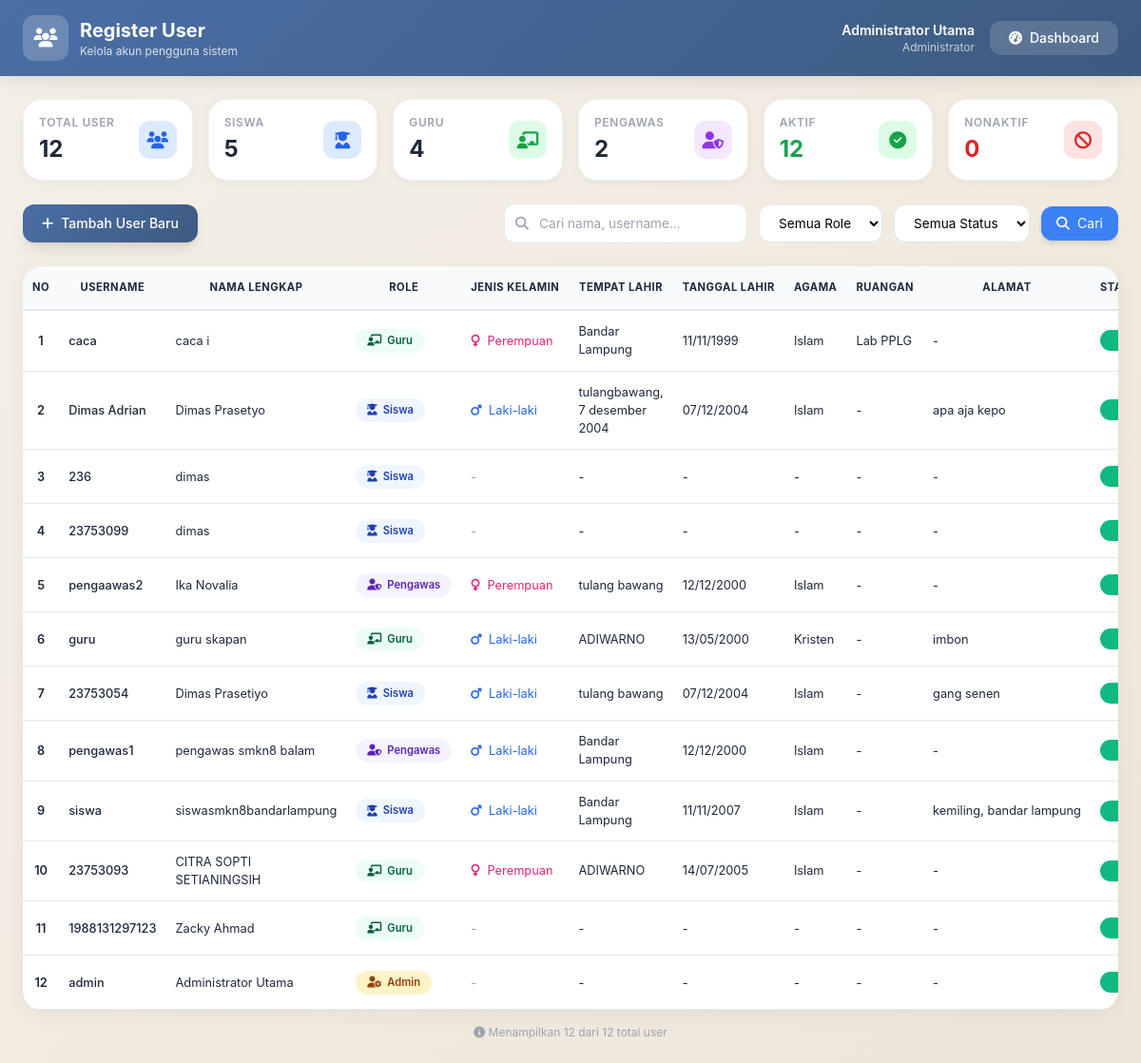
The page /cbt_sekolah/pages/admin/register.php (signed in) on the database its author committed.
### tables this page shows
CREATE TABLE `tb_users` (
  `id_user` int(11) NOT NULL,
  `nama_lengkap` varchar(100) NOT NULL,
  `ruangan` varchar(100) DEFAULT NULL,
  `username` varchar(50) NOT NULL,
  `password` varchar(255) NOT NULL,
  `role` enum('admin','guru','siswa','pengawas') NOT NULL,
  `id_kelas` int(11) DEFAULT NULL,
  `nisn` varchar(20) DEFAULT NULL,
  `jenis_kelamin` enum('L','P') DEFAULT NULL,
  `tempat_lahir` varchar(100) DEFAULT NULL,
  `tanggal_lahir` date DEFAULT NULL,
  `nis` varchar(20) DEFAULT NULL,
  `agama` varchar(20) DEFAULT NULL,
  `alamat` text DEFAULT NULL,
  `created_at` timestamp NOT NULL DEFAULT current_timestamp(),
  `status` enum('aktif','nonaktif') DEFAULT 'aktif'
);

### cbt_sekolah/pages/admin/register.php (the view, shortened to what this page needs)
<?php
require_once '../../config/koneksi.php';
$search = $_GET['search'] ?? '';
$query = "SELECT * FROM tb_users WHERE 1=1";
$params = [];
$query .= " ORDER BY id_user DESC";
$stmt = $pdo->prepare($query);
$stmt->execute($params);
$users = $stmt->fetchAll();
$total_siswa = $pdo->query("SELECT COUNT(*) FROM tb_users WHERE role = 'siswa'")->fetchColumn();
$total_guru = $pdo->query("SELECT COUNT(*) FROM tb_users WHERE role = 'guru'")->fetchColumn();
$total_admin = $pdo->query("SELECT COUNT(*) FROM tb_users WHERE role = 'admin'")->fetchColumn();
$total_pengawas = $pdo->query("SELECT COUNT(*) FROM tb_users WHERE role = 'pengawas'")->fetchColumn();
$total_active = $pdo->query("SELECT COUNT(*) FROM tb_users WHERE status = 'aktif'")->fetchColumn();
$total_inactive = $pdo->query("SELECT COUNT(*) FROM tb_users WHERE status = 'nonaktif'")->fetchColumn();
$total_all = $total_siswa + $total_guru + $total_admin + $total_pengawas;
?>
<!DOCTYPE html>
<html lang="id">
<head>
    <script src="https://cdn.tailwindcss.com"></script>
    <link rel="stylesheet" href="https://cdnjs.cloudflare.com/ajax/libs/font-awesome/6.4.0/css/all.min.css">
</head>
<body>
<header class="app-header">
    <div class="px-6 py-4 flex justify-between items-center">
        <div class="flex items-center gap-4">
            <div class="flex items-center gap-3">
                <div class="h-12 w-12 rounded-xl bg-white/20 backdrop-blur flex items-center justify-center">
                    <i class="fas fa-users text-white text-xl"></i>
                </div>
                <div>
                    <h1 class="text-xl font-bold text-white">Register User</h1>
                    <p class="text-xs text-white/80">Kelola akun pengguna sistem</p>
                </div>
            </div>
        </div>
        <div class="flex items-center gap-4">
            <div class="text-right text-white">
                <p class="text-sm font-semibold"><?= $_SESSION['nama'] ?? 'Admin' ?></p>
                <p class="text-xs text-white/70">Administrator</p>
            </div>
            <a href="dashboard.php" class="dashboard-link flex items-center gap-2 text-white px-5 py-2 rounded-xl text-sm font-medium">
                <i class="fas fa-tachometer-alt"></i> Dashboard
            </a>
        </div>
    </div>
</header>
<main class="p-6 max-w-[1600px] mx-auto">
    <div class="grid grid-cols-2 md:grid-cols-3 lg:grid-cols-6 gap-4 mb-6">
        <div class="stat-card p-4">
            <div class="flex items-center justify-between">
                <div>
                    <p class="text-xs font-semibold text-gray-400 uppercase tracking-wider">Total User</p>
                    <p class="text-2xl font-bold text-gray-800 mt-1"><?= $total_all ?></p>
                </div>
                <div class="w-10 h-10 rounded-xl bg-blue-100 flex items-center justify-center">
                    <i class="fas fa-users text-blue-600 text-lg"></i>
                </div>
            </div>
        </div>
        <div class="stat-card p-4">
            <div class="flex items-center justify-between">
                <div>
                    <p class="text-xs font-semibold text-gray-400 uppercase tracking-wider">Siswa</p>
                    <p class="text-2xl font-bold text-gray-800 mt-1"><?= $total_siswa ?></p>
                </div>
                <div class="w-10 h-10 rounded-xl bg-blue-100 flex items-center justify-center">
                    <i class="fas fa-user-graduate text-blue-600 text-lg"></i>
                </div>
            </div>
        </div>
        <div class="stat-card p-4">
            <div class="flex items-center justify-between">
                <div>
                    <p class="text-xs font-semibold text-gray-400 uppercase tracking-wider">Guru</p>
                    <p class="text-2xl font-bold text-gray-800 mt-1"><?= $total_guru ?></p>
                </div>
                <div class="w-10 h-10 rounded-xl bg-green-100 flex items-center justify-center">
                    <i class="fas fa-chalkboard-user text-green-600 text-lg"></i>
                </div>
            </div>
        </div>
        <div class="stat-card p-4">
            <div class="flex items-center justify-between">
                <div>
                    <p class="text-xs font-semibold text-gray-400 uppercase tracking-wider">Pengawas</p>
                    <p class="text-2xl font-bold text-gray-800 mt-1"><?= $total_pengawas ?></p>
                </div>
                <div class="w-10 h-10 rounded-xl bg-purple-100 flex items-center justify-center">
                    <i class="fas fa-user-shield text-purple-600 text-lg"></i>
                </div>
            </div>
        </div>
        <div class="stat-card p-4">
            <div class="flex items-center justify-between">
                <div>
                    <p class="text-xs font-semibold text-gray-400 uppercase tracking-wider">Aktif</p>
                    <p class="text-2xl font-bold text-green-600 mt-1"><?= $total_active ?></p>
                </div>
                <div class="w-10 h-10 rounded-xl bg-green-100 flex items-center justify-center">
                    <i class="fas fa-check-circle text-green-600 text-lg"></i>
                </div>
            </div>
        </div>
        <div class="stat-card p-4">
            <div class="flex items-center justify-between">
                <div>
                    <p class="text-xs font-semibold text-gray-400 uppercase tracking-wider">Nonaktif</p>
                    <p class="text-2xl font-bold text-red-600 mt-1"><?= $total_inactive ?></p>
                </div>
                <div class="w-10 h-10 rounded-xl bg-red-100 flex items-center justify-center">
                    <i class="fas fa-ban text-red-600 text-lg"></i>
                </div>
            </div>
        </div>
    </div>
    <div class="flex flex-wrap justify-between items-center gap-4 mb-6">
        <button onclick="openAddModal()" class="btn-primary text-white px-5 py-2.5 rounded-xl font-medium flex items-center gap-2 text-sm shadow-lg">
            <i class="fas fa-plus"></i> Tambah User Baru
        </button>
        <form method="GET" class="flex gap-3 flex-wrap items-center">
            <div class="relative">
                <i class="fas fa-search absolute left-3 top-1/2 transform -translate-y-1/2 text-gray-400 text-sm"></i>
                <input type="text" name="search" placeholder="Cari nama, username..." value="<?= htmlspecialchars($search) ?>" class="filter-input pl-9 w-64">
            </div>
            <select name="role_filter" class="filter-input" onchange="this.form.submit()">
                <option value="">Semua Role</option>
            </select>
            <select name="status_filter" class="filter-input" onchange="this.form.submit()">
                <option value="">Semua Status</option>
            </select>
            <button type="submit" class="bg-blue-500 hover:bg-blue-600 text-white px-4 py-2 rounded-xl transition text-sm shadow-md flex items-center gap-2">
                <i class="fas fa-search"></i> Cari
            </button>
        </form>
    </div>
    <div class="table-container">
        <table class="data-table">
            <thead>
                <tr>
                    <th width="40">NO</th>
                    <th>USERNAME</th>
                    <th>NAMA LENGKAP</th>
                    <th>ROLE</th>
                    <th>JENIS KELAMIN</th>
                    <th>TEMPAT LAHIR</th>
                    <th>TANGGAL LAHIR</th>
                    <th>AGAMA</th>
                    <th>RUANGAN</th>
                    <th>ALAMAT</th>
                    <th>STATUS</th>
                </tr>
            </thead>
            <tbody>
                <?php if (count($users) > 0): ?>
                    <?php $no = 1; foreach ($users as $user): ?>
                        <tr>
                            <td class="text-center font-semibold text-gray-500"><?= $no++ ?></td>
                            <td class="font-medium"><?= htmlspecialchars($user['username']) ?></td>
                            <td><?= htmlspecialchars($user['nama_lengkap']) ?></td>
                            <td>
                                <span class="badge-role
                                    <?= $user['role'] == 'siswa' ? 'badge-siswa' : '' ?>
                                    <?= $user['role'] == 'guru' ? 'badge-guru' : '' ?>
                                    <?= $user['role'] == 'admin' ? 'badge-admin' : '' ?>
                                    <?= $user['role'] == 'pengawas' ? 'badge-pengawas' : '' ?>">
                                    <i class="fas fa-<?= $user['role'] == 'siswa' ? 'user-graduate' : ($user['role'] == 'guru' ? 'chalkboard-user' : ($user['role'] == 'admin' ? 'user-cog' : 'user-shield')) ?> text-xs"></i>
                                    <?= ucfirst($user['role']) ?>
                                </span>
                            </td>
                            <td>
                                <?php
                                $jk = $user['jenis_kelamin'] ?? '';
                                if ($jk == 'L') echo '<span class="text-blue-600"><i class="fas fa-mars mr-1"></i> Laki-laki</span>';
                                elseif ($jk == 'P') echo '<span class="text-pink-600"><i class="fas fa-venus mr-1"></i> Perempuan</span>';
                                else echo '<span class="text-gray-400">-</span>';
                                ?>
                            </td>
                            <td><?= htmlspecialchars($user['tempat_lahir'] ?? '-') ?></td>
                            <td>
                                <?php
                                if (!empty($user['tanggal_lahir'])) {
                                    echo date('d/m/Y', strtotime($user['tanggal_lahir']));
                                } else {
                                    echo '-';
                                }
                                ?>
                            </td>
                            <td><?= htmlspecialchars($user['agama'] ?? '-') ?></td>
                            <td><?= htmlspecialchars($user['ruangan'] ?? '-') ?></td>
                            <td class="truncate-text" title="<?= htmlspecialchars($user['alamat'] ?? '') ?>"><?= htmlspecialchars($user['alamat'] ?? '-') ?></td>
                            <td>
                                <form method="POST" class="inline-block">
                                    <button type="submit" name="update_status" class="switch">
                                        <span class="slider"></span>
                                    </button>
                                </form>
                            </td>
                        </tr>
                    <?php endforeach; ?>
                <?php endif; ?>
            </tbody>
        </table>
    </div>
    <div class="mt-4 text-center text-xs text-gray-400">
        <i class="fas fa-info-circle"></i> Menampilkan <?= count($users) ?> dari <?= $total_all ?> total user
    </div>
</main>
</body>
</html>

### cbt_sekolah/pages/admin/register.php (style rules this page uses)
:root { --primary: #4A6FA5; --primary-light: #6B8DB5; --primary-dark: #3D5A80; --secondary: #98C1D9; --bg-main: #F5F0E8; --bg-card: #FFFFFF; --text-primary: #1E293B; --text-secondary: #64748B; --border: #E2E8F0; --success: #10B981; --danger: #EF4444; --warning: #F59E0B; }
* { margin: 0; padding: 0; box-sizing: border-box; }
body { background: linear-gradient(135deg, #F5F0E8 0%, #EDE5D8 100%); font-family: 'Inter', system-ui, -apple-system, BlinkMacSystemFont, 'Segoe UI', Roboto, sans-serif; min-height: 100vh; }
.app-header { background: linear-gradient(135deg, var(--primary) 0%, var(--primary-dark) 100%); box-shadow: 0 4px 20px rgba(0,0,0,0.1); position: sticky; top: 0; z-index: 50; }
.stat-card { background: var(--bg-card); border-radius: 20px; transition: all 0.3s ease; box-shadow: 0 2px 10px rgba(0,0,0,0.05); border: 1px solid rgba(0,0,0,0.05); }
.btn-primary { background: linear-gradient(135deg, var(--primary) 0%, var(--primary-dark) 100%); transition: all 0.3s ease; box-shadow: 0 2px 8px rgba(74, 111, 165, 0.3); }
.table-container { overflow-x: auto; border-radius: 20px; background: var(--bg-card); box-shadow: 0 4px 20px rgba(0,0,0,0.05); }
.data-table { width: 100%; border-collapse: collapse; min-width: 1200px; }
.data-table th { background: #F8FAFC; color: var(--text-primary); padding: 14px 10px; font-size: 0.7rem; font-weight: 700; text-transform: uppercase; letter-spacing: 0.5px; border-bottom: 2px solid var(--border); white-space: nowrap; }
.data-table td { padding: 12px 10px; font-size: 0.8rem; border-bottom: 1px solid var(--border); vertical-align: middle; color: var(--text-primary); }
.badge-role { padding: 4px 12px; border-radius: 30px; font-size: 0.7rem; font-weight: 600; display: inline-flex; align-items: center; gap: 6px; }
.badge-siswa { background: #EFF6FF; color: #1E40AF; }
.badge-guru { background: #ECFDF5; color: #065F46; }
.badge-admin { background: #FEF3C7; color: #92400E; }
.badge-pengawas { background: #F5F3FF; color: #5B21B6; }
.filter-input { padding: 10px 16px; border: 1px solid var(--border); border-radius: 12px; outline: none; font-size: 0.85rem; background: white; }
.switch { position: relative; display: inline-block; width: 44px; height: 22px; }
.slider { position: absolute; cursor: pointer; top: 0; left: 0; right: 0; bottom: 0; background-color: #CBD5E0; transition: 0.3s; border-radius: 22px; }
.slider:before { position: absolute; content: ""; height: 18px; width: 18px; left: 2px; bottom: 2px; background-color: white; transition: 0.3s; border-radius: 50%; box-shadow: 0 1px 3px rgba(0,0,0,0.2); }
input:checked + .slider { background-color: var(--success); }
input:checked + .slider:before { transform: translateX(22px); }
.dashboard-link { background: rgba(255,255,255,0.15); backdrop-filter: blur(10px); transition: all 0.3s; }
.truncate-text { max-width: 200px; white-space: nowrap; overflow: hidden; text-overflow: ellipsis; }

### rows shown on the page
tb_users: username "caca", nama_lengkap "caca i", role "Guru", jenis_kelamin "P" (drawn), tempat_lahir "Bandar Lampung", tanggal_lahir "11/11/1999", agama "Islam", ruangan "Lab PPLG", alamat "-"
tb_users: username "Dimas Adrian", nama_lengkap "Dimas Prasetyo", role "Siswa", jenis_kelamin "L" (drawn), tempat_lahir "tulangbawang, 7 desember 2004", tanggal_lahir "07/12/2004", agama "Islam", ruangan "-", alamat "apa aja kepo"
tb_users: username "236", nama_lengkap "dimas", role "Siswa", tempat_lahir "-", agama "-", ruangan "-", alamat "-"
tb_users: username "23753099", nama_lengkap "dimas", role "Siswa", tempat_lahir "-", agama "-", ruangan "-", alamat "-"
tb_users: username "pengaawas2", nama_lengkap "Ika Novalia", role "Pengawas", jenis_kelamin "P" (drawn), tempat_lahir "tulang bawang", tanggal_lahir "12/12/2000", agama "Islam", ruangan "-", alamat "-"
tb_users: username "guru", nama_lengkap "guru skapan", role "Guru", jenis_kelamin "L" (drawn), tempat_lahir "ADIWARNO", tanggal_lahir "13/05/2000", agama "Kristen", ruangan "-", alamat "imbon"
tb_users: username "23753054", nama_lengkap "Dimas Prasetiyo", role "Siswa", jenis_kelamin "L" (drawn), tempat_lahir "tulang bawang", tanggal_lahir "07/12/2004", agama "Islam", ruangan "-", alamat "gang senen"
tb_users: username "pengawas1", nama_lengkap "pengawas smkn8 balam", role "Pengawas", jenis_kelamin "L" (drawn), tempat_lahir "Bandar Lampung", tanggal_lahir "12/12/2000", agama "Islam", ruangan "-", alamat "-"
tb_users: username "siswa", nama_lengkap "siswasmkn8bandarlampung", role "Siswa", jenis_kelamin "L" (drawn), tempat_lahir "Bandar Lampung", tanggal_lahir "11/11/2007", agama "Islam", ruangan "-", alamat "kemiling, bandar lampung"
tb_users: username "23753093", nama_lengkap "CITRA SOPTI SETIANINGSIH", role "Guru", jenis_kelamin "P" (drawn), tempat_lahir "ADIWARNO", tanggal_lahir "14/07/2005", agama "Islam", ruangan "-", alamat "-"
tb_users: username "1988131297123", nama_lengkap "Zacky Ahmad", role "Guru", tempat_lahir "-", agama "-", ruangan "-", alamat "-"
tb_users: username "admin", nama_lengkap "Administrator Utama", role "Admin", tempat_lahir "-", agama "-", ruangan "-", alamat "-"

### other values the page prints
$_SESSION['nama'] "Administrator Utama"
$total_all "12"
$total_siswa "5"
$total_guru "4"
$total_pengawas "2"
$total_active "12"
$total_inactive "0"
count($users) "12"
